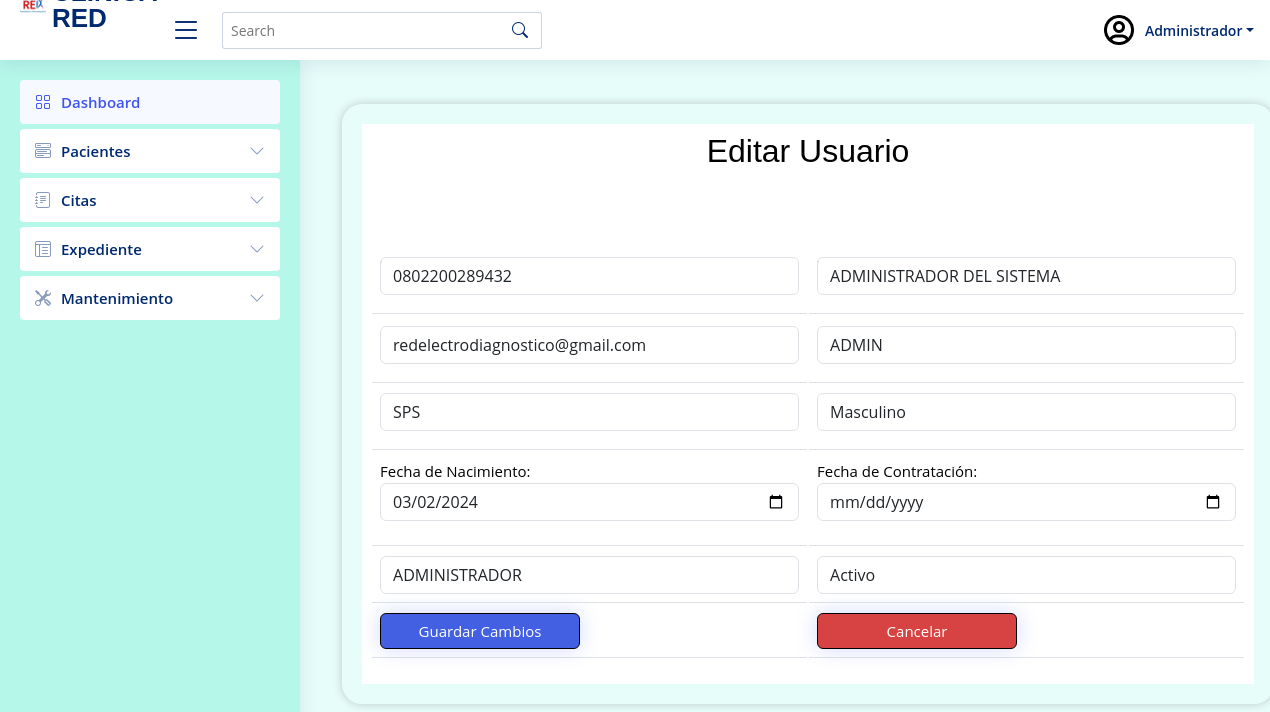
Screenshot of /PHP/Seguridad/Usuario/V_Usuario/V_editar_usuario.php?id=1 with the database file from the repository.
### tables this page shows
CREATE TABLE `tbl_ms_usuario` (
  `Id_Usuario` int(11) NOT NULL,
  `DNI` varchar(13) DEFAULT NULL,
  `Usuario` varchar(15) DEFAULT NULL,
  `Correo` varchar(40) DEFAULT NULL,
  `Nombre` varchar(80) DEFAULT NULL,
  `Direccion` varchar(80) DEFAULT NULL,
  `FechaNacimiento` date DEFAULT NULL,
  `FechaContratacion` datetime DEFAULT NULL,
  `Estado_Usuario` int(11) DEFAULT NULL,
  `Contrasena` varchar(35) DEFAULT NULL,
  `IdRol` int(11) DEFAULT NULL,
  `IdGenero` int(11) DEFAULT NULL,
  `primer_ingreso` int(11) NOT NULL,
  `Fecha_Ultima_Conexion` datetime DEFAULT NULL,
  `Primer_Inicio_Sesion` datetime DEFAULT NULL,
  `Fecha_Vencimiento` date DEFAULT NULL,
  `Creado_Por` varchar(15) DEFAULT NULL,
  `Fecha_Creacion` datetime DEFAULT NULL,
  `Numero_Inicio_Sesion` int(11) DEFAULT NULL,
  `CodigoOTP` int(6) NOT NULL,
  `FechaExpiracionOTP` datetime DEFAULT NULL,
  `Fecha_Modificado` datetime DEFAULT NULL,
  `Modificado_Por` varchar(15) NOT NULL
);

### PHP/Seguridad/Usuario/V_Usuario/V_editar_usuario.php (the view, shortened to what this page needs)
<?php
require_once '../C_Usuario/C_editar_usuario.php';
if ($_SERVER["REQUEST_METHOD"] == "GET" && isset($_GET["id"])) {
    $idUsuario = $_GET["id"];
    $obtenerUsuarioQuery = "SELECT * FROM tbl_ms_usuario WHERE Id_Usuario = ?";
    $stmt = mysqli_prepare($conexion, $obtenerUsuarioQuery);
    mysqli_stmt_bind_param($stmt, "i", $idUsuario);
    mysqli_stmt_execute($stmt);
    $resultado = mysqli_stmt_get_result($stmt);
    $usuario = mysqli_fetch_assoc($resultado);
}
?>
<!DOCTYPE html>
<html lang="en">
<head>
    <link href="../../../../assets/vendor/bootstrap/css/bootstrap.min.css" rel="stylesheet">
    <link href="../../../../assets/vendor/bootstrap-icons/bootstrap-icons.css" rel="stylesheet">
    <link href="../../../../assets/vendor/boxicons/css/boxicons.min.css" rel="stylesheet">
    <link href="../../../../assets/vendor/quill/quill.snow.css" rel="stylesheet">
    <link href="../../../../assets/vendor/quill/quill.bubble.css" rel="stylesheet">
    <link href="../../../../assets/vendor/remixicon/remixicon.css" rel="stylesheet">
    <link href="../../../../assets/vendor/simple-datatables/style.css" rel="stylesheet">
    <link href="../../../../assets/css/style.css" rel="stylesheet">
    <link rel="stylesheet" href="https://cdn.datatables.net/1.13.7/css/jquery.dataTables.css" />
</head>
<body>
    <header id="header" class="header fixed-top d-flex align-items-center">
        <div class="d-flex align-items-center justify-content-between">
            <a href="../../../Vistas/Index.php" class="logo d-flex align-items-center">
                <img src="../../../../assets/img/red-logo.jpeg" alt="">
                <span class="d-none d-lg-block">CLÍNICA RED</span>
            </a>
            <i class="bi bi-list toggle-sidebar-btn"></i>
        </div>
        <div class="search-bar">
            <form class="search-form d-flex align-items-center" method="POST" action="#">
                <input type="text" name="query" placeholder="Search" title="Enter search keyword">
                <button type="submit" title="Search"><i class="bi bi-search"></i></button>
            </form>
        </div>
        <nav class="header-nav ms-auto">
            <ul class="d-flex align-items-center">
                <li class="nav-item dropdown pe-3">
                    <a class="nav-link nav-profile d-flex align-items-center pe-0" href="#" data-bs-toggle="dropdown">
                        <img src="../../../../assets/img/user.png" alt="Profile" class="rounded-circle">
                        <span class="d-none d-md-block dropdown-toggle ps-2">Administrador</span>
                    </a>
                </li>
            </ul>
        </nav>
    </header>
    <aside id="sidebar" class="sidebar">
        <ul class="sidebar-nav" id="sidebar-nav">
            <li class="nav-item">
                <a class="nav-link " href="../../../Vistas/Index.php">
                    <i class="bi bi-grid"></i>
                    <span>Dashboard</span>
                </a>
            </li>
            <li class="nav-item">
                <a class="nav-link collapsed" data-bs-target="#components-nav" data-bs-toggle="collapse" href="#">
                    <i class="bi bi-menu-button-wide"></i><span>Pacientes</span><i
                        class="bi bi-chevron-down ms-auto"></i>
                </a>
            </li>
            <li class="nav-item">
                <a class="nav-link collapsed" data-bs-target="#forms-nav" data-bs-toggle="collapse" href="#">
                    <i class="bi bi-journal-text"></i><span>Citas</span><i class="bi bi-chevron-down ms-auto"></i>
                </a>
            </li>
            <li class="nav-item">
                <a class="nav-link collapsed" data-bs-target="#tables-nav" data-bs-toggle="collapse" href="#">
                    <i class="bi bi-layout-text-window-reverse"></i><span>Expediente</span><i
                        class="bi bi-chevron-down ms-auto"></i>
                </a>
            </li>
            <li class="nav-item">
                <a class="nav-link collapsed" data-bs-target="#charts-nav" data-bs-toggle="collapse" href="#">
                    <i class="bi bi-tools"></i><span>Mantenimiento</span><i class="bi bi-chevron-down ms-auto"></i>
                </a>
            </li>
        </ul>
    </aside>
<main id="main" class="table">
    <div class="container mt-4">
            <div class="col-12">
            <center>
               <h2>Editar Usuario</h2>
            </center>
            <div class="contenedor__todo">
                <table class="table" style:"align-items-center">
                            <form action="../C_Usuario/C_editar_usuario" method="post" class="formulario__register" id="editFormUser">
                            <tbody>
                                <tr>
                                    <td>
                                        <div class="formulario__grupo" id="grupo__dni">
                                            <label for="dni" class="formulario__label">DNI</label>
                                            <div class="formulario__grupo-input">
                                                <input type="text" maxlength="13" pattern="[0-9]{13}" class="form-control" name="dni" id="dni" placeholder="DNI"
                                                value="<?php echo htmlspecialchars($usuario['DNI']); ?>" required>
                                            </div>
                                        </div>
                                    </td>
                                    <td>
                                        <div class="formulario__grupo" id="grupo__nombre">
                                            <label for="nombre" class="formulario__label">Nombre Completo</label>
                                            <div class="formulario__grupo-input">
                                                <input type="text" class="form-control" name="nombre" id="nombre" style:"text-transform: uppercase" placeholder="Nombre completo"
                                                maxlength="80" value="<?php echo htmlspecialchars($usuario['Nombre']); ?>" required>
                                            </div>
                                        </div>
                                    </td>
                                    </tr>
                                    <tr>
                                    <td>
                                        <div class="formulario__grupo" id="grupo__correo2">
                                            <label for="correo2" class="formulario__label">Correo Electrónico</label>
                                            <div class="formulario__grupo-input">
                                                <input type="email" class="form-control" name="correo" id="correo" placeholder="usuario@dominio.com"
                                                maxlength="40" value="<?php echo htmlspecialchars($usuario['Correo']); ?>" required>
                                            </div>
                                        </div>
                                    </td>
                                    <td>
                                        <div class="formulario__grupo" id="grupo__usuario">
                                            <label for="usuario" class="formulario__label">Usuario</label>
                                            <div class="formulario__grupo-input">
                                                <input type="text" class="form-control" style:"text-transform: uppercase" name="usuario" id="usuario" placeholder="Usuario"
                                                maxlength="15" value="<?php echo htmlspecialchars($usuario['Usuario']); ?>" required>
                                            </div>
                                        </div>
                                    </td>
                                    </tr>
                                    <tr>
                                    <td>
                                        <div class="formulario__grupo" id="grupo__direccion">
                                            <div class="formulario__grupo-input">
                                                <input type="text" class="form-control" name="direccion" id="direccion" placeholder="Dirección"
                                                maxlength="80" value="<?php echo htmlspecialchars($usuario['Direccion']); ?>" required>
                                            </div>
                                        </div>
                                    </td>
                                    <td>
                                        <div class="formulario__grupo">
                                            <select type="text" name="genero" id="genero" class="form-control" placeholder="Genero" class="combobox"
                                            value="<?php echo htmlspecialchars($usuario['IdGenero']); ?>" required>
                                            <option value="1" <?php if ($usuario['IdGenero'] == 1) echo "selected"; ?>>Masculino</option>
                                            </select>
                                        </div>
                                    </td>
                                    </tr>
                                    <tr>
                                    <td>
                                        <div class="formulario__grupo" id="grupo__fecha">
                                        <label for="Fechavencimiento">Fecha de Nacimiento:</label>
                                            <input  type="date" placeholder="Fecha de Nacimiento" name="fechanacimiento" id="fechanacimiento" class="form-control" min="1900-01-01" max="2006-01-01" value="<?php echo htmlspecialchars($usuario['FechaNacimiento']); ?>" required>
                                        </div>
                                    </td>
                                    <td>
                                        <div class="formulario__grupo" id="grupo__fecha">
                                        <label for="Fechavencimiento">Fecha de Contratación:</label>
                                            <input type="date" name="fechacontratacion" id="fechacontratacion" class="form-control"
                                            value="<?php echo htmlspecialchars($usuario['FechaContratacion']); ?>" required>
                                        </div>
                                    </td>
                                    </tr>
                                    <tr>
                                    <td>
                                        <div class="gender-options">
                                            <select type="int" name="rol" id="rol" class="form-control" placeholder="rol" class="combobox"
                                            value="<?php echo htmlspecialchars($usuario['IdRol']); ?>" required>
                                            <option value="1" <?php if ($usuario['IdRol'] == 1) echo "selected"; ?>>ADMINISTRADOR</option>
                                            </select>
                                        </div>
                                    </td>
                                    <td>
                                        <div class="gender-options">
                                            <select type="int" class="form-control" name="estadoUser" id="estadoUser" placeholder="estadoUser" class="combobox"
                                            value="<?php echo htmlspecialchars($usuario['Estado_Usuario']); ?>" required>
                                            <option value="1" <?php if ($usuario['Estado_Usuario'] == 1) echo "selected"; ?>>Activo</option>
                                            </select>
                                        </div>
                                    </td>
                                    </tr>
                                     <tr>
                                    <td>
                                        <button type="submit" id="registrarBtn" class="btn btn-primary">Guardar Cambios</button>
                                        </td>
                                        <td>
                                         <button id="cancelarbtn" onclick="confirmarCancelar()" class="btn btn-danger">Cancelar</button>
                                         </td>
                                     </tr>
                                     </form>
            </div>
        </div>
    </div>
</main>
</body>
</html>

### assets/css/style.css (style rules this page uses)
.table { font-size: 15px; border-radius: 10px; border-collapse:initial; margin-top: 50px; }
.btn { font-size: 15px; width: 45px; background-color: #a1ecdf; border: none; }
:root { scroll-behavior: smooth; }
body { font-family: "Open Sans", sans-serif; background: #e7fdf9; color: #444444; }
a { color: #4154f1; text-decoration: none; }
h1, h2, h3, h4, h5, h6 { font-family: "Nunito", sans-serif; }
#main { margin-top: 60px; padding: 20px 30px; transition: all 0.3s; }
.logo { line-height: 1; }
@media (min-width: 1200px) { .logo { width: 280px; } }
.logo img { max-height: 26px; margin-right: 6px; }
.logo span { font-size: 26px; font-weight: 700; color: #012970; font-family: "Nunito", sans-serif; }
.header { transition: all 0.5s; z-index: 997; height: 60px; box-shadow: 0px 2px 20px rgba(1, 41, 112, 0.1); background-color: #fff; padding-left: 20px; }
.header .toggle-sidebar-btn { font-size: 32px; padding-left: 10px; cursor: pointer; color: #012970; }
.header .search-bar { min-width: 360px; padding: 0 20px; }
.header .search-form { width: 100%; }
.header .search-form input { border: 0; font-size: 14px; color: #012970; border: 1px solid rgba(1, 41, 112, 0.2); padding: 7px 38px 7px 8px; border-radius: 3px; transition: 0.3s; width: 100%; }
.header .search-form button { border: 0; padding: 0; margin-left: -30px; background: none; }
.header .search-form button i { color: #012970; }
.header-nav ul { list-style: none; }
.header-nav>ul { margin: 0; padding: 0; }
.header-nav .nav-profile { color: #012970; }
.header-nav .nav-profile img { max-height: 36px; }
.header-nav .nav-profile span { font-size: 14px; font-weight: 600; }
.sidebar { position: fixed; top: 60px; left: 0; bottom: 0; width: 300px; z-index: 996; transition: all 0.3s; padding: 20px; overflow-y: auto; scrollbar-width: thin; scrollbar-color: #aab7cf transparent; box-shadow: 0px 0px 20px rgba(1, 41, 112, 0.1); background-color: #b5f7e9; }
@media (min-width: 1200px) { #main, #footer { margin-left: 300px; } }
.sidebar-nav { padding: 0; margin: 0; list-style: none; }
.sidebar-nav li { padding: 0; margin: 0; list-style: none; }
.sidebar-nav .nav-item { margin-bottom: 5px; }
.sidebar-nav .nav-link { display: flex; align-items: center; font-size: 15px; font-weight: 600; color: #4154f1; transition: 0.3; background: #f6f9ff; padding: 10px 15px; border-radius: 4px; }
.sidebar-nav .nav-link i { font-size: 16px; margin-right: 10px; color: #4154f1; }
.sidebar-nav .nav-link.collapsed { color: #012970; background: #fff; }
.sidebar-nav .nav-link.collapsed i { color: #899bbd; }
.sidebar-nav .nav-link .bi-chevron-down { margin-right: 0; transition: transform 0.2s ease-in-out; }

### PHP/Seguridad/Usuario/V_Usuario/V_editar_usuario.php (style rules this page uses)
#main { width: 80%; height: 80vh; }
.col-12 { border-radius: 20px; border: 10px; padding: 20px; box-shadow: 0 0 10px rgba(0, 0, 0, 0.2); }
.formulario__grupo { margin-bottom: 10px; }
.formulario__label { display: block; font-weight: 700; margin-bottom: -20px; }
.formulario__grupo-input { position: relative; }
.logo { display: block; margin: -40px auto 10px auto; width: 140px; }

### rows the page displays
tbl_ms_usuario: dni "0802200289432", nombre "ADMINISTRADOR DEL SISTEMA", correo "redelectrodiagnostico@gmail.com", usuario "ADMIN", direccion "SPS", genero "Masculino", fechanacimiento "03/02/2024", rol "ADMINISTRADOR", estadoUser "Activo"
